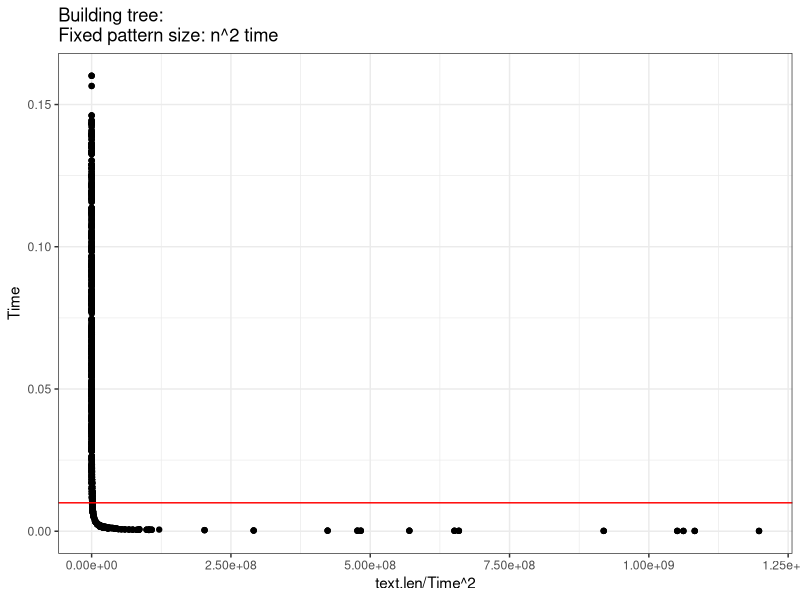
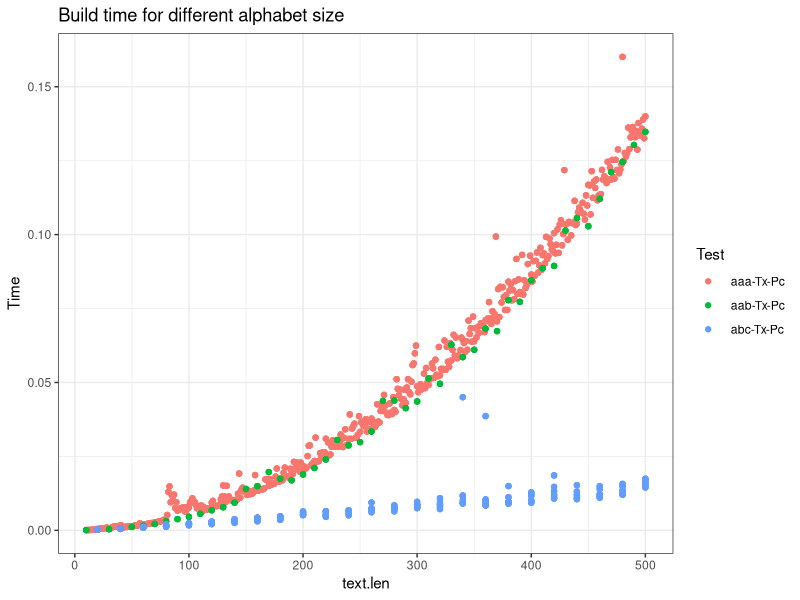
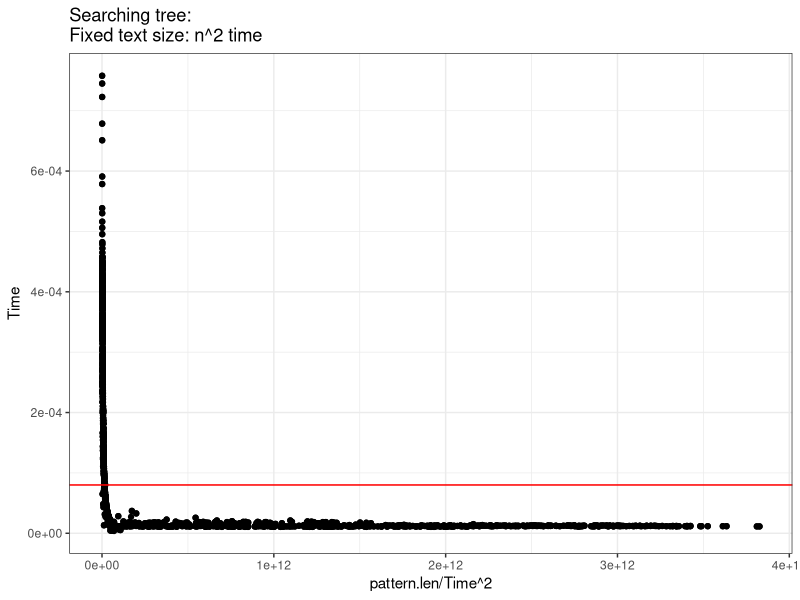
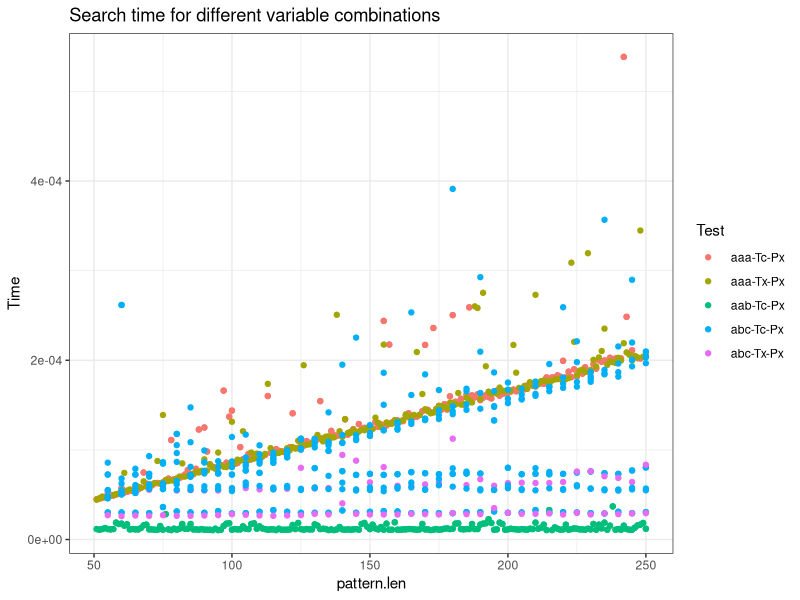
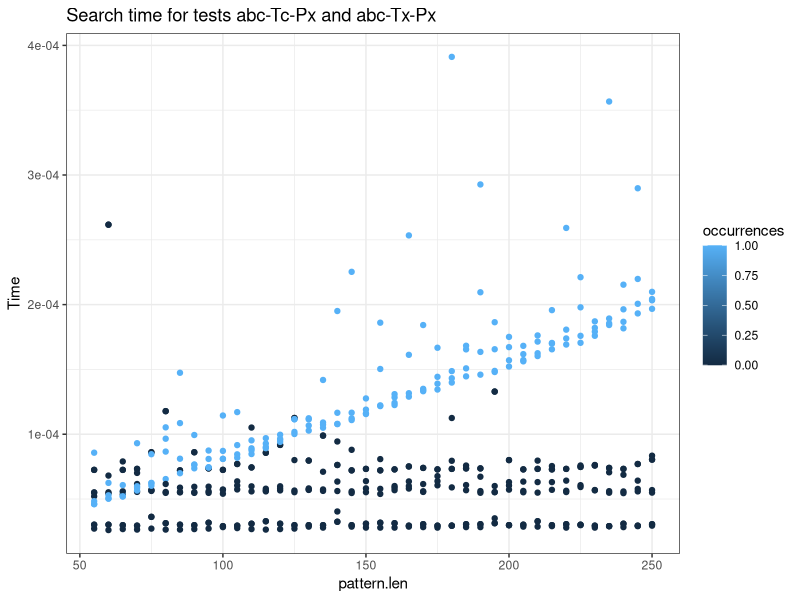

Generate these figures, in order, with R:
## ---- chunk 1
knitr::opts_chunk$set(echo = TRUE)
library(ggpubr)
## ---- chunk 2
setwd('/Users/PM/Dropbox/Genome_scale_algorithms/Genome_scale_algorithms/Project2')
library(dplyr)
library(ggpubr)

df_build.naive = read.csv( "Test - SuffixTree Build - Naive.csv" , header = F)
colnames(df_build.naive) = c("Function", "Time", "Test", "text.len", "pattern.len", "occurrences", "?")

fixed_text_size_build <- df_build.naive %>%
  filter(text.len == 500)

fixed_patter_size_build <- df_build.naive %>%
  filter(pattern.len == 10)


plot1 <- ggplot(data = fixed_patter_size_build) + 
  geom_point(mapping = aes(x = text.len/Time^2, y = Time)) +
  ggtitle("Building tree: \nFixed pattern size: n^2 time") +
  geom_hline(yintercept = 0.01, color = "red") + theme_bw()

#plot2 <- ggplot(data = fixed_text_size_build) + 
#  geom_point(mapping = aes(x = pattern.len/Time^2, y = Time)) + 
#  geom_hline(yintercept = 0.18, color = "red") +
#  ggtitle("Building tree: \nFixed text size: n^2 time") + theme_bw()

plot1

## ---- chunk 3
# Subsetting data:
different_alphabet_size <-df_build.naive %>%
  filter(text.len <= 500)  %>%
  filter(Test %in% c(' abc-Tx-Pc', ' aaa-Tx-Pc', ' aab-Tx-Pc'))

plot2 <- ggplot(data = different_alphabet_size) + 
  geom_point(mapping = aes(x = text.len, y = Time, color = Test)) +
  ggtitle("Build time for different alphabet size") + theme_bw()

plot2
## ---- chunk 4
df_search = read.csv( "Test - SuffixTree Search.csv", header = F )
colnames(df_search) = c("Function", "Time", "Test", "text.len", "pattern.len", "occurrences", "?")

fixed_text_size_search <- df_search %>%
  filter(text.len == 500)

fixed_pattern_size_search <- df_search %>%
  filter(pattern.len == 10)

ggplot(data = fixed_text_size_search) + 
geom_point(mapping = aes(x = pattern.len/Time^2, y = Time)) + 
geom_hline(yintercept = 0.00008, color = "red") +
ggtitle("Searching tree: \nFixed text size: n^2 time") + theme_bw()
## ---- chunk 5

# Subsetting data:
bellow_pattern_size <- df_search %>%
  filter(pattern.len <= 250)  %>%
  filter(pattern.len > 50) 
  
ggplot(data = bellow_pattern_size ) + 
  geom_point(mapping = aes(x = pattern.len, y = Time, color = Test)) +
  ggtitle("Search time for different variable combinations") + theme_bw()

## ---- chunk 6
occurrences <- bellow_pattern_size %>%
  filter( Test %in% c(" abc-Tc-Px", ' abc-Tx-Px'))

ggplot(data = occurrences) + 
  geom_point(mapping = aes(x = pattern.len, y = Time, color = occurrences)) +
  ggtitle("Search time for tests abc-Tc-Px and abc-Tx-Px") + theme_bw()
